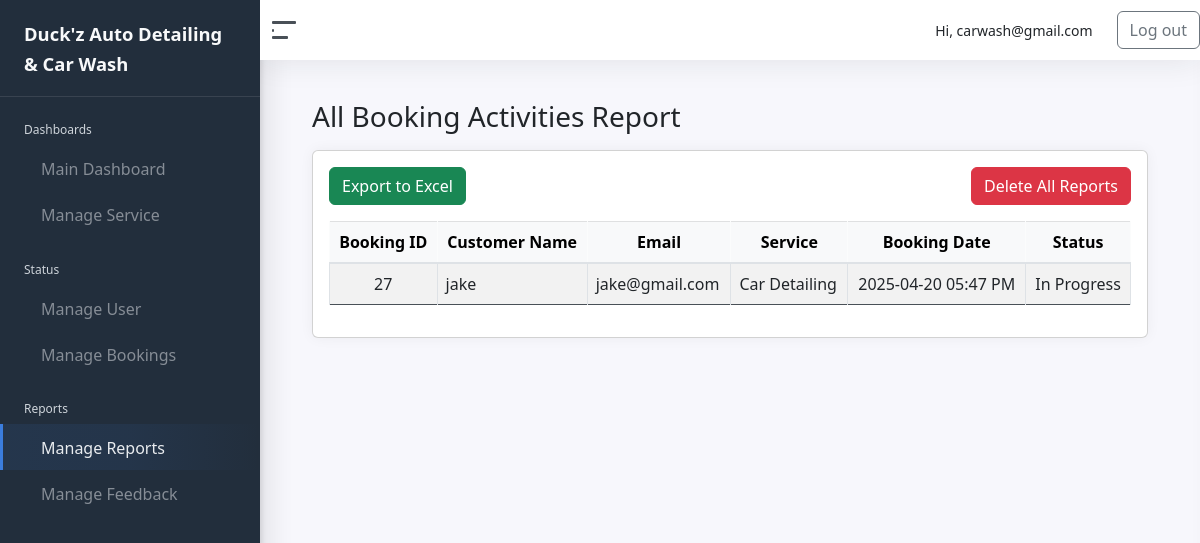
Before: /admin/manage_reports.php (signed in) with the older database file.
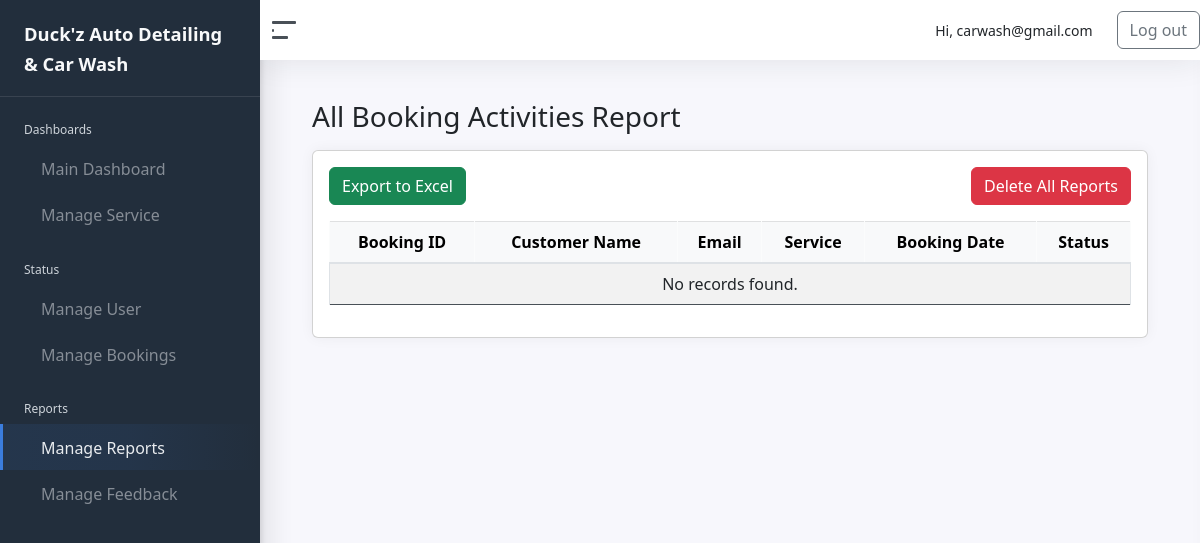
After: the same page with the newer database file.
### tables this page shows
CREATE TABLE `bookings` (
  `BookingID` int(11) NOT NULL,
  `CustomerID` int(11) NOT NULL,
  `ServiceID` int(11) NOT NULL,
  `BookingDate` datetime DEFAULT current_timestamp(),
  `StatusID` int(11) DEFAULT 1
);

CREATE TABLE `customer` (
  `CustomerID` int(11) NOT NULL,
  `Username` varchar(50) NOT NULL,
  `EmailAddress` varchar(100) NOT NULL,
  `Age` int(11) DEFAULT NULL,
  `Password` varchar(255) NOT NULL,
  `ConfirmPassword` varchar(255) NOT NULL,
  `ProfilePicture` varchar(255) DEFAULT NULL,
  `ServiceID` int(11) DEFAULT NULL,
  `BookingDate` datetime DEFAULT NULL,
  `StatusID` int(11) DEFAULT 1,
  `is_google_user` tinyint(1) DEFAULT 0,
  `Status` enum('Active','Blocked') NOT NULL DEFAULT 'Active',
  `otp_code` varchar(6) DEFAULT NULL,
  `otp_expires_at` datetime DEFAULT NULL
);

CREATE TABLE `service` (
  `ServiceID` int(11) NOT NULL,
  `ServiceName` varchar(100) NOT NULL,
  `Description` text DEFAULT NULL,
  `ImagePath` varchar(255) DEFAULT NULL
);

CREATE TABLE `status` (
  `StatusID` int(11) NOT NULL,
  `StatusName` varchar(20) NOT NULL
);

### admin/manage_reports.php (the view, shortened to what this page needs)
<?php
require_once '../connection/conn.php';
$query = "
SELECT
    b.BookingID,
    c.Username,
    c.EmailAddress,
    s.ServiceName,
    b.BookingDate,
    st.StatusName
FROM bookings b
JOIN customer c ON b.CustomerID = c.CustomerID
JOIN service s ON b.ServiceID = s.ServiceID
JOIN status st ON b.StatusID = st.StatusID
ORDER BY b.BookingDate DESC
";
$result = mysqli_query($conn, $query);
?>
<!DOCTYPE html>
<html lang="en">
<head>
    <?php include 'includes/head.php'; ?>
</head>
<body>
    <div class="wrapper">
        <?php include 'includes/sidebar.php'; ?>
        <div class="main">
            <?php include 'includes/navbar.php'; ?>
            <main class="content">
                <div class="container-fluid">
                    <h1 class="h3 mb-3">All Booking Activities Report</h1>
                    <div class="card">
                        <div class="card-body">
                        <div class="mb-3 d-flex justify-content-between">
                            <form action="export_activity_report_excel.php" method="POST">
                                <button type="submit" class="btn btn-success">
                                    <i class="feather icon-download"></i> Export to Excel
                                </button>
                            </form>
                        <button type="button" class="btn btn-danger" data-bs-toggle="modal" data-bs-target="#deleteReportModal">
                            <i class="feather icon-trash-2"></i> Delete All Reports
                        </button>
                        </div>
                            <div class="table-responsive">
                                <table class="table table-bordered table-striped align-middle">
                                    <thead class="table-light text-center">
                                        <tr>
                                            <th>Booking ID</th>
                                            <th>Customer Name</th>
                                            <th>Email</th>
                                            <th>Service</th>
                                            <th>Booking Date</th>
                                            <th>Status</th>
                                        </tr>
                                    </thead>
                                    <tbody>
                                        <?php while ($row = mysqli_fetch_assoc($result)): ?>
                                            <tr>
                                                <td class="text-center"><?php echo $row['BookingID']; ?></td>
                                                <td><?php echo htmlspecialchars($row['Username']); ?></td>
                                                <td><?php echo htmlspecialchars($row['EmailAddress']); ?></td>
                                                <td><?php echo htmlspecialchars($row['ServiceName']); ?></td>
                                                <td class="text-center"><?php echo date('Y-m-d h:i A', strtotime($row['BookingDate'])); ?></td>
                                                <td class="text-center"><?php echo $row['StatusName']; ?></td>
                                            </tr>
                                        <?php endwhile; ?>
                                        <?php if (mysqli_num_rows($result) === 0): ?>
                                            <tr><td colspan="6" class="text-center">No records found.</td></tr>
                                        <?php endif; ?>
                                    </tbody>
                                </table>
                            </div>
                        </div>
                    </div>
                </div>
            </main>
        </div>
    </div>
</body>
</html>

Changed rows visible on the page:
removed bookings: BookingID "27", CustomerID.Username "jake", CustomerID.EmailAddress "jake@gmail.com", ServiceID.ServiceName "Car Detailing", BookingDate "2025-04-20 05:47 PM", StatusID.StatusName "In Progress"
Other visible differences:
text now shown: "No records found."
